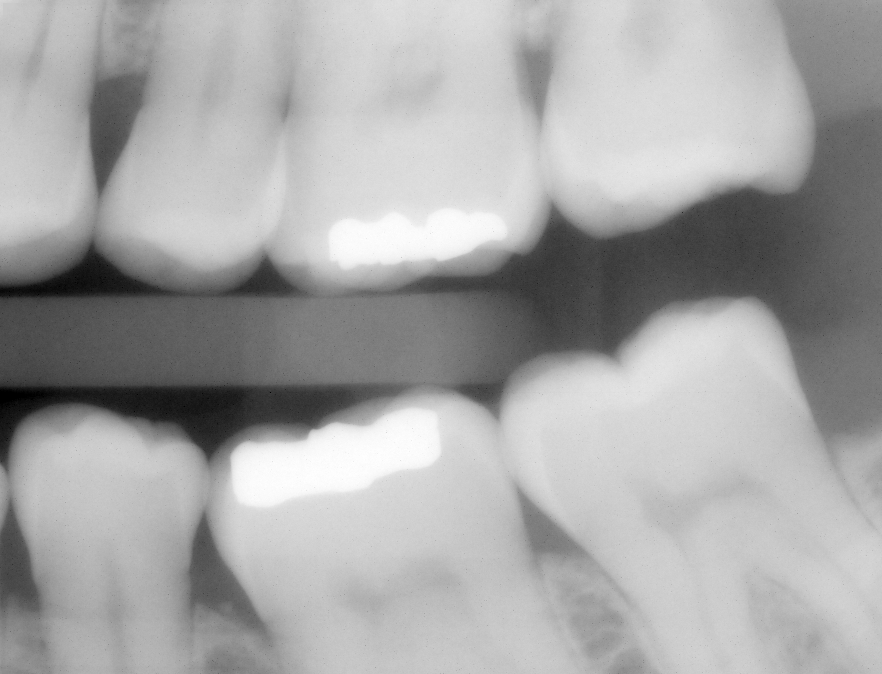
#> input picture data/dental_xray.tif, 882 x 674 px
$ jupyter execute file.ipynb
#> lines starting #> are read from the running program, lines starting #| are printed output that depends on the picture; after the words box and inside, x2 and y2 are one past the last pixel; in counts of white or black regions, pixels touching at a corner belong together; long printed decimals are rounded
# Question#1

[cell 1]
import cv2
import numpy as np
import matplotlib.pyplot as plt
import os
from PIL import Image

def separate_teeth(image_path):
    # Load image
#> called with image_path = 'data/dental_xray.tif'
    img = cv2.imread(image_path)
#> img is the input picture: shape (674, 882, 3); min 0, max 255, mean 166.8

    # Convert to grayscale
    gray = cv2.cvtColor(img, cv2.COLOR_BGR2GRAY)

    # Apply threshold to create a binary image
    _, thresh = cv2.threshold(gray, 0, 255, cv2.THRESH_BINARY + cv2.THRESH_OTSU)
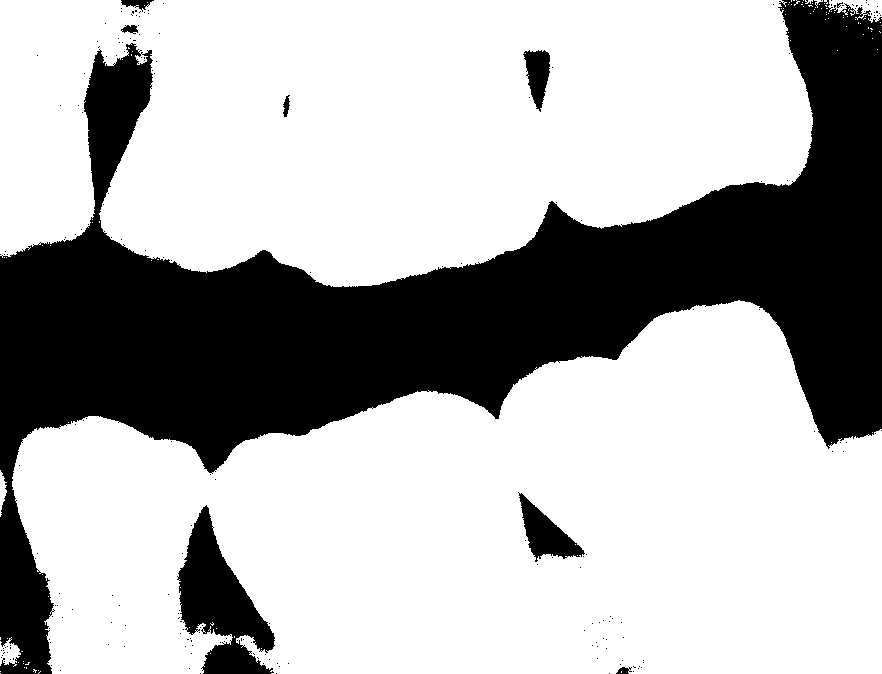
#> thresh: shape (674, 882); 69.9% white; 215 black regions (207 under 20 px), largest, box (x1, y1, x2, y2) and area: (0, 0, 882, 674) 167548, (177, 505, 275, 674) 8002, (518, 492, 585, 562) 1912

    # Remove small objects using morphological opening
    kernel = np.ones((3, 3), np.uint8)
    opening = cv2.morphologyEx(thresh, cv2.MORPH_OPEN, kernel, iterations=2)
#> opening: shape (674, 882); 69.5% white; 66 black regions (58 under 20 px), largest, box (x1, y1, x2, y2) and area: (0, 0, 882, 674) 169307, (177, 505, 277, 674) 8453, (518, 492, 587, 565) 1982

    # Find the two largest connected components
    num_labels, labels, stats, centroids = cv2.connectedComponentsWithStats(opening)
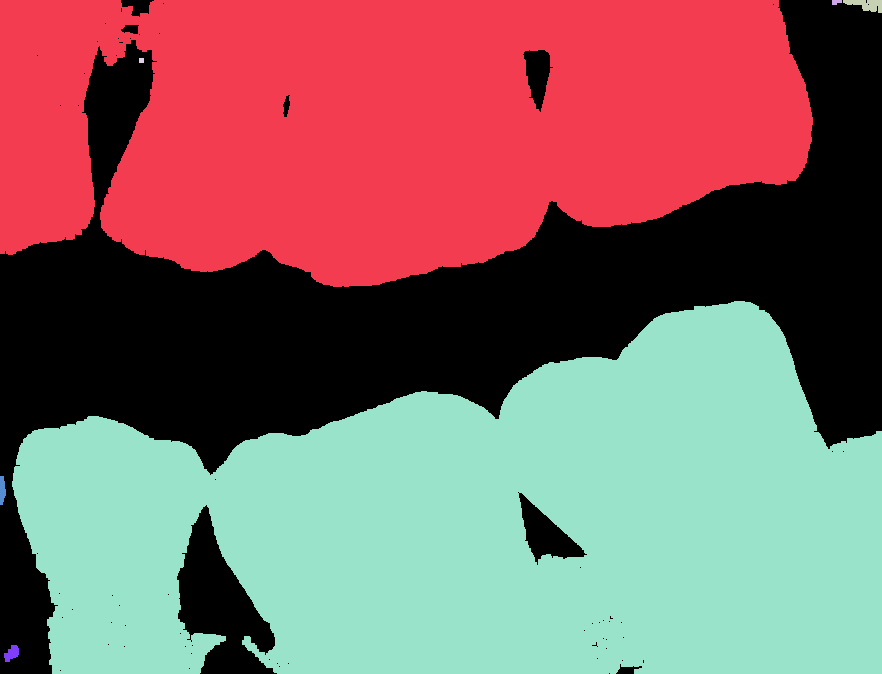
#> labels: shape (674, 882) int32; 8 distinct labels, from 0 to 7; one colour per label, 0 black
#> num_labels = 8; stats = [[0, 0, 882, 674, 181572], [0, 0, 813, 287, 185686], [832, 0, 10, 5, 40], [843, 0, 39, 13, 309], [139, 58, 5, 5, 25], [12, 301, 870, 373, 226534], [0, 476, 6, 29, 137], [4, 645, 15, 17, 165]]; centroids = [[427.8, 317.9], [390.5, 124.1], [835.9, 1.62], [866.4, 4.32], [141, 60], [491.6, 525.7], [1.96, 489.7], [11.37, 652.9]]
    largest_labels = np.argsort(stats[1:, cv2.CC_STAT_AREA])[::-1][:2] + 1
#> largest_labels = [5, 1]
    mask = np.zeros_like(labels, dtype=np.uint8)
    mask[np.isin(labels, largest_labels)] = 255

    # Apply the mask to the input image
    masked_image = cv2.bitwise_and(img, img, mask=mask)

    # Set the rest of the image to black
    black_image = np.zeros_like(img)
    black_image[mask == 0] = (0, 0, 0)

    # Combine the masked image and black image to get the final result
    result_image = masked_image + black_image

    # Display the original image and the resulting image
    fig, axs = plt.subplots(1, 2, figsize=(13, 10))
    axs[0].imshow(cv2.cvtColor(img, cv2.COLOR_BGR2RGB))
    axs[0].set_title('Original Image')
    axs[0].axis('off')
    axs[1].imshow(cv2.cvtColor(result_image, cv2.COLOR_BGR2RGB))
    axs[1].set_title('Separated Teeth')
    plt.axis('off')
    plt.show()


separate_teeth('data/dental_xray.tif')

[cell 2]
# Load the image
img = cv2.imread('data/dental_xray.tif')

# Convert to grayscale
gray = cv2.cvtColor(img, cv2.COLOR_BGR2GRAY)

# Find the maximum intensity value in the image
max_intensity = np.max(gray)
#> max_intensity = 255

# Threshold the image to obtain a binary mask of the region of interest
_, mask = cv2.threshold(gray, max_intensity - 20, 255, cv2.THRESH_BINARY)
#> mask: shape (674, 882); 3% white; 3 white regions (1 under 20 px), largest, box (x1, y1, x2, y2) and area: (234, 411, 440, 507) 11213, (329, 208, 506, 265) 6658

# Dilate the mask to include neighboring pixels in the region of interest
kernel = np.ones((5, 5), np.uint8)
mask = cv2.dilate(mask, kernel, iterations=1)
#> mask: shape (674, 882); 3.4% white; 2 white regions, box (x1, y1, x2, y2) and area: (232, 409, 442, 509) 12510, (327, 206, 508, 267) 7760

# Convert the mask to 3 channels to use it as a color mask
mask = cv2.cvtColor(mask, cv2.COLOR_GRAY2BGR)

# Set all the pixels in the original image to red color where the mask is white
result = img.copy()
result[np.where((mask == [255, 255, 255]).all(axis=2))] = [0, 0, 255]
#> result: shape (674, 882, 3); 3.41% of pixels changed, all inside (x1, y1, x2, y2) = (232, 206, 508, 509)

# Display the original image and the resulting image
fig, axs = plt.subplots(1, 2, figsize=(13, 10))
axs[0].imshow(cv2.cvtColor(img, cv2.COLOR_BGR2RGB))
axs[0].set_title('Original Image')
axs[0].axis('off')
axs[1].imshow(cv2.cvtColor(result, cv2.COLOR_BGR2RGB))
axs[1].set_title('Affected Teeth')
# save the affected teeth
cv2.imwrite('data/affected_teeth.png', result)
plt.axis('off')
plt.show()

[cell 3]
def find_red_pixels_percentage(image_path):
    # Load the image
#> called with image_path = 'data/affected_teeth.png'
    img = cv2.imread(image_path)
    # Convert color space from BGR to RGB
    img_rgb = cv2.cvtColor(img, cv2.COLOR_BGR2RGB)
    # Define the lower and upper bounds of the red color
    lower_red = np.array([0, 0, 100])
    upper_red = np.array([100, 100, 255])
    # Create a mask to identify the red pixels
    mask = cv2.inRange(img_rgb, lower_red, upper_red)
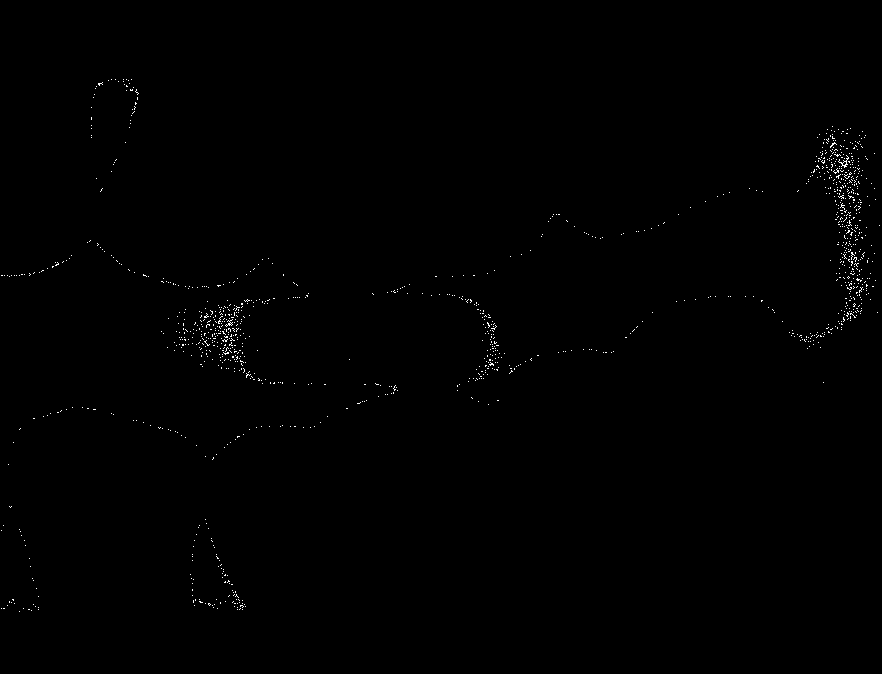
#> mask: shape (674, 882); 0.37% white in thin lines or dots, all inside (x1, y1, x2, y2) = (1, 79, 880, 612)

    # Calculate the total number of pixels in the image
    total_pixels = img.shape[0] * img.shape[1]
#> total_pixels = 594468

    # Calculate the number of red pixels in the image
    num_red_pixels = np.count_nonzero(mask)
#> num_red_pixels = 2177

    # Calculate the percentage of red pixels in the image
    percentage_red_pixels = (num_red_pixels / total_pixels) * 100
#> percentage_red_pixels = 0.366

    # Return the percentage of red pixels in the image
    return percentage_red_pixels

red_pixels_percentage = find_red_pixels_percentage('data/affected_teeth.png')
#> red_pixels_percentage = 0.366
print('Percentage of red pixels in the image:', red_pixels_percentage)
#| Percentage of red pixels in the image: 0.3662

# Question#2

[cell 4]
def intensity_slicing(image_path):
    # Load image
#> called with image_path = 'data/brain.tif'
    img = cv2.imread(image_path)
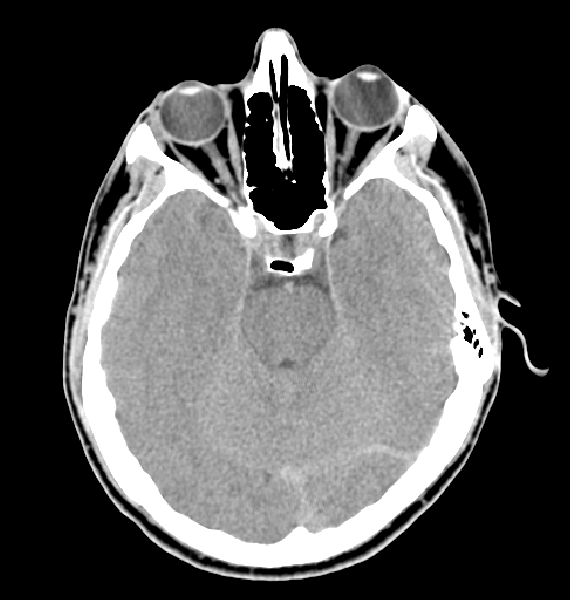
#> input picture data/brain.tif, 570 x 600 px
#> img is the input picture: shape (600, 570, 3); min 0, max 255, mean 84.7

    # Convert to grayscale
    gray = cv2.cvtColor(img, cv2.COLOR_BGR2GRAY)
#> gray: shape (600, 570)

    # Set the threshold values
    low_threshold = 180
    high_threshold = 255

    # Apply the threshold to create a binary image
    _, thresh = cv2.threshold(gray, low_threshold, high_threshold, cv2.THRESH_BINARY)
#> thresh: shape (600, 570); 14.4% white; 386 white regions (345 under 20 px), largest, box (x1, y1, x2, y2) and area: (70, 80, 546, 568) 41124, (237, 30, 316, 117) 2424, (75, 424, 467, 581) 1128

    # Apply morphological opening to remove noise
    kernel = np.ones((3, 3), np.uint8)
    opening = cv2.morphologyEx(thresh, cv2.MORPH_OPEN, kernel, iterations=2)
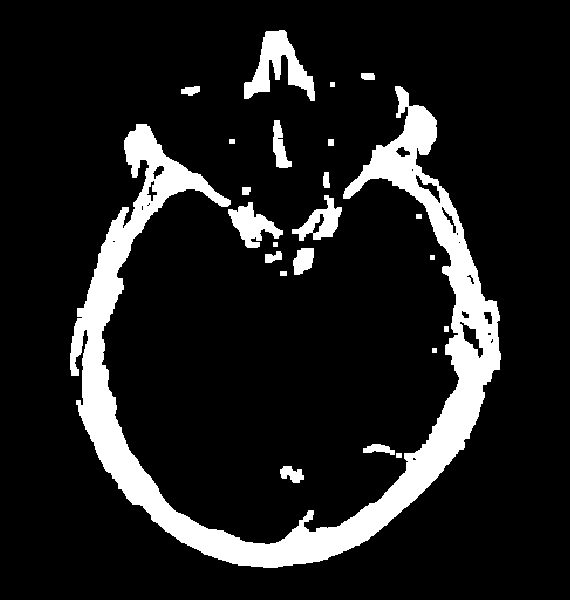
#> opening: shape (600, 570); 12.2% white; 23 white regions, largest, box (x1, y1, x2, y2) and area: (70, 86, 501, 568) 35231, (244, 30, 315, 101) 2188, (228, 202, 283, 248) 1186

    # Display the original image, binary image, and original with binary overlay
    fig, axs = plt.subplots(1, 3, figsize=(15, 10))
    axs[0].imshow(cv2.cvtColor(img, cv2.COLOR_BGR2RGB))
    axs[0].set_title('Original Image')
    axs[0].axis('off')
    axs[1].imshow(opening, cmap='gray')
    axs[1].set_title('Binary Image after Morphological Opening')
    axs[1].axis('off')
    axs[2].imshow(cv2.cvtColor(img, cv2.COLOR_BGR2RGB))
    axs[2].imshow(opening, cmap='jet', alpha=0.5)
    axs[2].set_title('Original Image with Binary Overlay')
    axs[2].axis('off')
    # save the Binary Image after Morphological Opening
    cv2.imwrite('data/binary_image.png', opening)
    plt.show()

intensity_slicing('data/brain.tif')

[cell 5]
def intensity_slicing(image_path):
    # Load image
#> called with image_path = 'data/binary_image.png'
    img = cv2.imread(image_path)

    # Convert to grayscale
    gray = cv2.cvtColor(img, cv2.COLOR_BGR2GRAY)

    # Set the threshold values
    low_threshold = 180
    high_threshold = 255

    # Apply the threshold to create a binary image
    _, thresh = cv2.threshold(gray, low_threshold, high_threshold, cv2.THRESH_BINARY)

    # Remove noise
    kernel = np.ones((3, 3), np.uint8)
    opening = cv2.morphologyEx(thresh, cv2.MORPH_OPEN, kernel, iterations=2)

    # Count white pixels in each row
    rows, cols = opening.shape[:2]
#> rows = 600; cols = 570
    white_pixels = np.zeros(rows)
#> white_pixels = 600 values from 0 to 0
    for i in range(rows):
        white_pixels[i] = np.sum(opening[i, :] == 255)
#> after the loop, white_pixels = 600 values, max 173 at index 544, min 0 at index 0, mean 69.68

    # Plot the data
    plt.plot(white_pixels)
    plt.xlabel('Row')
    plt.ylabel('Number of White Pixels')
    plt.show()
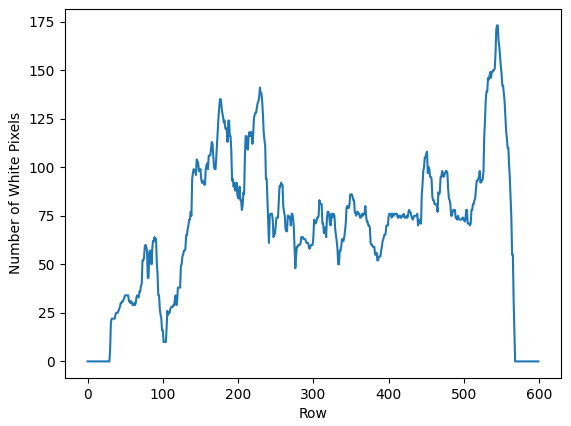
#> figure drawn by matplotlib, 1 panel; curve peaks at x = 544, y = 173

# Test the function on the brain image
intensity_slicing('data/binary_image.png')

[cell 6]
def intensity_slicing(image_path):
    # Load image
#> called with image_path = 'data/binary_image.png'
    img = cv2.imread(image_path)

    # Convert to grayscale
    gray = cv2.cvtColor(img, cv2.COLOR_BGR2GRAY)

    # Set the threshold values
    low_threshold = 180
    high_threshold = 255

    # Apply the threshold to create a binary image
    _, thresh = cv2.threshold(gray, low_threshold, high_threshold, cv2.THRESH_BINARY)

    # Remove noise
    kernel = np.ones((3, 3), np.uint8)
    opening = cv2.morphologyEx(thresh, cv2.MORPH_OPEN, kernel, iterations=2)

    # Count white pixels in each row
    rows, cols = opening.shape[:2]
#> rows = 600; cols = 570
    white_pixels_rows = np.zeros(rows)
#> white_pixels_rows = 600 values from 0 to 0
    for i in range(rows):
        white_pixels_rows[i] = np.sum(opening[i, :] == 255)
#> after the loop, white_pixels_rows has the same summary as white_pixels

    # Count white pixels in each column
    white_pixels_cols = np.zeros(cols)
#> white_pixels_cols = 570 values from 0 to 0
    for j in range(cols):
        white_pixels_cols[j] = np.sum(opening[:, j] == 255)
#> after the loop, white_pixels_cols = 570 values, max 233 at index 458, min 0 at index 0, mean 73.35

    # Plot the data
    fig, axs = plt.subplots(1, 3, figsize=(15, 5))
    axs[0].imshow(opening, cmap='gray')
    axs[0].set_title('Binary Image')
    axs[0].axis('off')
    axs[1].plot(white_pixels_rows)
    axs[1].set_xlabel('Row')
    axs[1].set_ylabel('Number of White Pixels')
    axs[1].set_title('White Pixels in Each Row')
    axs[2].plot(white_pixels_cols)
    axs[2].set_xlabel('Column')
    axs[2].set_ylabel('Number of White Pixels')
    axs[2].set_title('White Pixels in Each Column')
    plt.show()
#> figure, not shown here; panel 2: curve peaks at x = 544, y = 173; panel 3: curve peaks at x = 458, y = 233

# Test the function on the brain image
intensity_slicing('data/binary_image.png')

# Question#3

[cell 7]
# Load the image
img = cv2.imread('data/grain.png', 0)
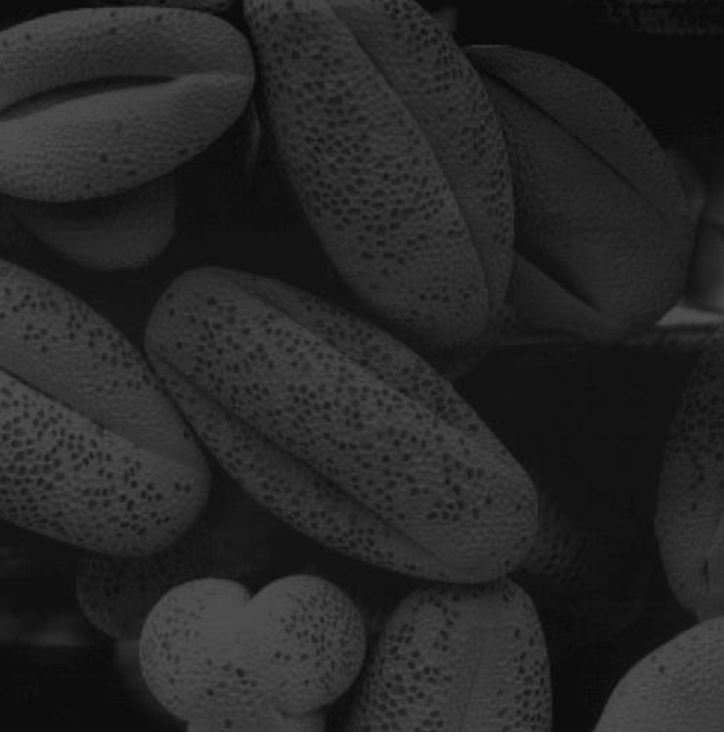
#> input picture data/grain.png, 724 x 738 px
#> img is the input picture: shape (738, 724); min 8, max 255, mean 40.5

# Set the scaling factor
c = 255 / np.log(1 + np.max(img))
#> c = 45.99

# Apply different log transformations
transformations = [0.1, 0.5, 1, 5, 6]

for t in transformations:
    # Apply the logarithmic transformation
    log_transformed = c * np.log(1 + img) ** t

    # Display the output and parameter values
    fig, axs = plt.subplots(1, 2, figsize=(15, 5))
    axs[0].imshow(img, cmap='gray')
    axs[0].set_title('Original Image')
    axs[0].axis('off')
    axs[1].imshow(log_transformed, cmap='gray')
    axs[1].set_title('Log Transformation with c = ' + str(c) + ', t = ' + str(t))
    axs[1].axis('off')
    plt.show()

# Question#4

[cell 8]
def count_pixel_intensities(image_path):
    # Open image file for reading in binary mode
#> called with image_path = 'data/grain3.tif'
    with open(image_path, "rb") as f:
        # Read the header of the image file
        header = f.read(54)

        # Extract the width and height of the image from the header
        width = int.from_bytes(header[18:22], byteorder="little")
        height = int.from_bytes(header[22:26], byteorder="little")

        # Calculate the total number of pixels in the image
        pixel_count = width * height

        # Calculate the buffer size (minimum of actual file size and pixel count * 3)
        file_size = os.path.getsize(image_path)
        buffer_size = min(pixel_count * 3, file_size - 54)

        # Read the pixel data from the image file into a buffer
        buffer = f.read(buffer_size)

    # Count the number of occurrences of each intensity value
    intensity_counts = [0] * 256
    for j in range(buffer_size // 3):
        # Extract the RGB values of the current pixel
        r = buffer[j * 3]
        g = buffer[j * 3 + 1]
        b = buffer[j * 3 + 2]

        # Convert the RGB values to grayscale intensity
        intensity = round(0.299 * r + 0.587 * g + 0.114 * b)

        # Increment the count for the current intensity value
        intensity_counts[intensity] += 1

    # Return the list of intensity counts
    return intensity_counts


# Call the count_pixel_intensities function to get the list of intensity counts
intensity_counts = count_pixel_intensities("data/grain3.tif")

# Plot the intensity counts as a bar graph
plt.bar(range(256), intensity_counts)
plt.xlabel("Intensity Value")
plt.ylabel("Pixel Count")
plt.xlim(0, 80)
plt.show()
#> figure, not shown here; tallest bar 5311 high, from x = 12.6 to 13.4

[cell 9]
# Read the input image
img = cv2.imread('data/grain3.tif')
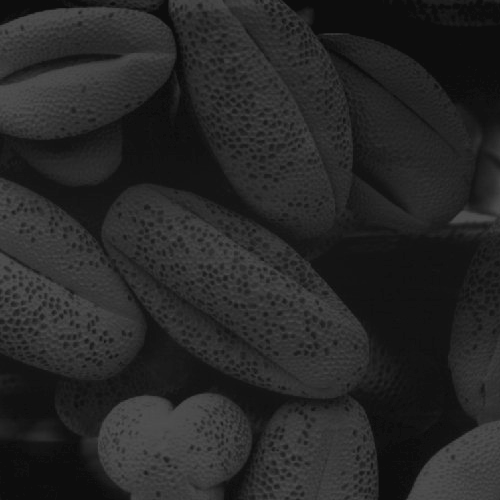
#> input picture data/grain3.tif, 500 x 500 px
#> img is the input picture: shape (500, 500, 3); min 13, max 83, mean 38.7

# Apply 7x7 Box-filter
O7 = cv2.boxFilter(img, ddepth=-1, ksize=(7,7))

# Apply 3x3 Box-filter
O3 = cv2.boxFilter(img, ddepth=-1, ksize=(3,3))

# Compute the final output
final_output = img - np.abs(O7 - O3)

# Display the resulting images using Matplotlib
plt.figure(figsize=(12, 8))

plt.subplot(2, 2, 1)
plt.imshow(cv2.cvtColor(img, cv2.COLOR_BGR2RGB))
plt.axis('off')
plt.title('Original Image')

plt.subplot(2, 2, 2)
plt.imshow(cv2.cvtColor(O7, cv2.COLOR_BGR2RGB))
plt.axis('off')
plt.title('7x7 Box-filter Output')

plt.subplot(2, 2, 3)
plt.imshow(cv2.cvtColor(O3, cv2.COLOR_BGR2RGB))
plt.axis('off')
plt.title('3x3 Box-filter Output')

plt.subplot(2, 2, 4)
plt.imshow(cv2.cvtColor(final_output, cv2.COLOR_BGR2RGB))
plt.axis('off')
plt.title('Final Output')

plt.show()

[cell 10]
def calculate_filled_percentage(gray_image_path, threshold):
    # Load the grayscale image
#> called with gray_image_path = 'data/bottle2.jpg', threshold = 90
    gray_image = cv2.imread(gray_image_path, cv2.IMREAD_GRAYSCALE)
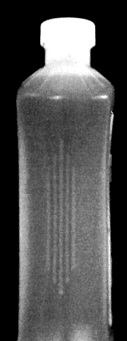
#> input picture data/bottle2.jpg, 127 x 341 px
#> gray_image is the input picture: shape (341, 127); min 0, max 255, mean 78.4

    # Threshold the image to get the bottle
    ret, bottle = cv2.threshold(gray_image, 200, 255, cv2.THRESH_BINARY)
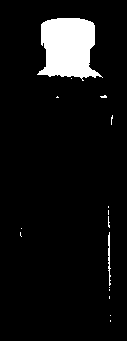
#> bottle: shape (341, 127); 7% white; 16 white regions (14 under 20 px), largest, box (x1, y1, x2, y2) and area: (37, 18, 103, 81) 2888, (108, 232, 111, 286) 89

    # Invert the bottle image to get the syrup
    syrup = cv2.bitwise_not(bottle)

    # Count the number of white pixels in the syrup image
    num_syrup_pixels = cv2.countNonZero(syrup)
#> num_syrup_pixels = 40261

    # Count the total number of pixels in the bottle image
    num_bottle_pixels = bottle.shape[0] * bottle.shape[1]
#> num_bottle_pixels = 43307

    # Calculate the filled percentage
    filled_percentage = num_syrup_pixels / num_bottle_pixels * 100
#> filled_percentage = 92.97

    # Print the result
    print(f"The bottle is {filled_percentage:.2f}% filled.")
#| The bottle is 92.97% filled.
    if filled_percentage < threshold:
        print("Bottle is not properly filled.")
    else:
        print("Bottle is properly filled.")

calculate_filled_percentage(r'data/bottle2.jpg', 90)

img = Image.open(r'data/bottle2.jpg')
plt.imshow(img)
# axis off to remove the axis
plt.axis('off')
plt.show()
